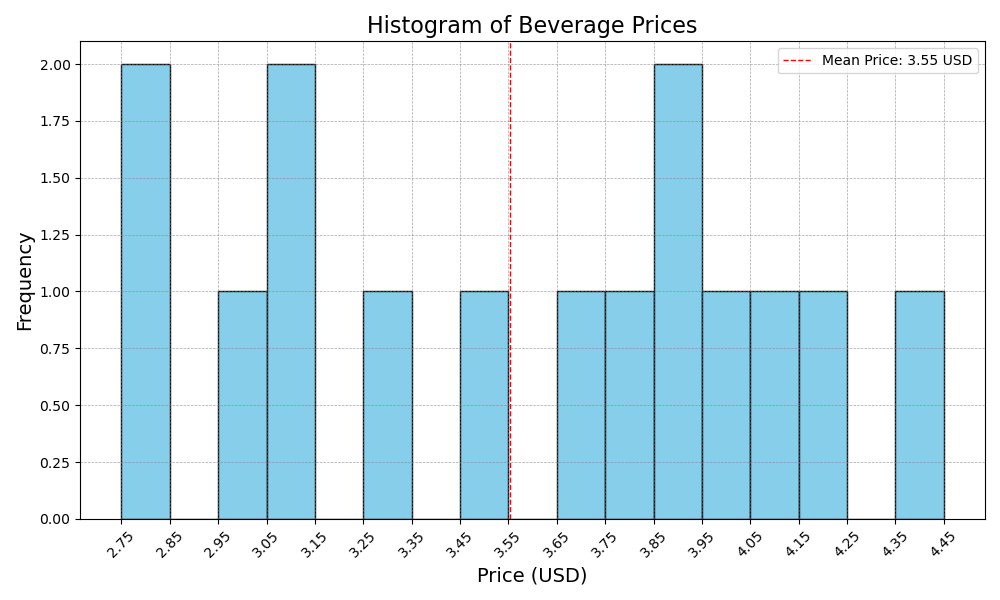

Generate this figure with Python:

import matplotlib.pyplot as plt

# Given data
data = [
    {'Beverage': 'Espresso', ' Price (USD)': 2.75},
    {'Beverage': 'Americano', ' Price (USD)': 3.0},
    {'Beverage': 'Latte', ' Price (USD)': 3.95},
    {'Beverage': 'Cappuccino', ' Price (USD)': 3.85},
    {'Beverage': 'Mocha', ' Price (USD)': 4.1},
    {'Beverage': 'Flat White', ' Price (USD)': 3.65},
    {'Beverage': 'Cortado', ' Price (USD)': 3.1},
    {'Beverage': 'Cold Brew', ' Price (USD)': 3.5},
    {'Beverage': 'Frappuccino', ' Price (USD)': 4.45},
    {'Beverage': 'Macchiato', ' Price (USD)': 3.25},
    {'Beverage': 'Espresso', ' Price (USD)': 2.8},
    {'Beverage': 'Americano', ' Price (USD)': 3.05},
    {'Beverage': 'Latte', ' Price (USD)': 3.9},
    {'Beverage': 'Cappuccino', ' Price (USD)': 3.8},
    {'Beverage': 'Mocha', ' Price (USD)': 4.15}
]

# Extract the prices from the data
prices = [item[' Price (USD)'] for item in data]

# Create a histogram
plt.figure(figsize=(10, 6))  # Set the size of the histogram

# Create bins for the histogram
bin_width = 0.1  # Determine the width of each bin
price_range = max(prices) - min(prices)
bins = int(price_range / bin_width)  # Number of bins
plt.hist(prices, bins=bins, color='skyblue', edgecolor='black')

# Add diversified visual encodings
plt.title('Histogram of Beverage Prices', fontsize=16)
plt.xlabel('Price (USD)', fontsize=14)
plt.ylabel('Frequency', fontsize=14)
plt.grid(True, linestyle='--', linewidth=0.5, color='gray', alpha=0.7)  # Add grid with semi-transparent dashed lines

# Enhance x-axis with ticks for every beverage price
plt.xticks([round(min(prices) + bin_width * i, 2) for i in range(bins + 1)], rotation=45)

# Add a mean price line
mean_price = sum(prices) / len(prices)
plt.axvline(mean_price, color='red', linestyle='dashed', linewidth=1, label=f'Mean Price: {mean_price:.2f} USD')

plt.legend()  # Show legend

# Show the plot
plt.tight_layout()  # Ensure everything fits without overlapping
plt.show()
